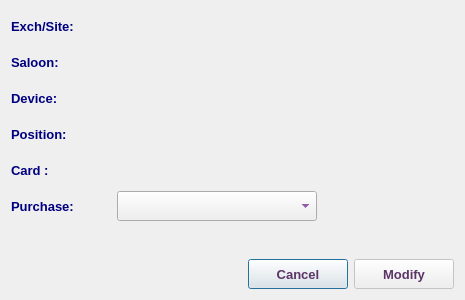
<?xml version="1.0" encoding="UTF-8"?>
<ui version="4.0">
 <class>EditCardPurchaseDialog</class>
 <widget class="QDialog" name="EditCardPurchaseDialog">
  <property name="windowModality">
   <enum>Qt::NonModal</enum>
  </property>
  <property name="geometry">
   <rect>
    <x>0</x>
    <y>0</y>
    <width>465</width>
    <height>300</height>
   </rect>
  </property>
  <property name="sizePolicy">
   <sizepolicy hsizetype="Fixed" vsizetype="Fixed">
    <horstretch>0</horstretch>
    <verstretch>0</verstretch>
   </sizepolicy>
  </property>
  <property name="minimumSize">
   <size>
    <width>465</width>
    <height>300</height>
   </size>
  </property>
  <property name="maximumSize">
   <size>
    <width>466</width>
    <height>301</height>
   </size>
  </property>
  <property name="font">
   <font>
    <family>Tahoma</family>
    <pointsize>10</pointsize>
   </font>
  </property>
  <property name="windowTitle">
   <string>Edit Card Purchase</string>
  </property>
  <property name="windowIcon">
   <iconset resource="../../../../image.qrc">
    <normaloff>:/Image/purchase.png</normaloff>:/Image/purchase.png</iconset>
  </property>
  <layout class="QVBoxLayout" name="verticalLayout">
   <item>
    <layout class="QHBoxLayout" name="horizontalLayout_7">
     <item>
      <widget class="QLabel" name="label_6">
       <property name="minimumSize">
        <size>
         <width>100</width>
         <height>30</height>
        </size>
       </property>
       <property name="maximumSize">
        <size>
         <width>100</width>
         <height>30</height>
        </size>
       </property>
       <property name="font">
        <font>
         <family>Tahoma</family>
         <pointsize>10</pointsize>
         <weight>75</weight>
         <bold>true</bold>
        </font>
       </property>
       <property name="styleSheet">
        <string notr="true">color: rgb(0, 0, 127);</string>
       </property>
       <property name="text">
        <string>Exch/Site:</string>
       </property>
      </widget>
     </item>
     <item>
      <widget class="QLabel" name="abbrLbl">
       <property name="sizePolicy">
        <sizepolicy hsizetype="Expanding" vsizetype="Preferred">
         <horstretch>0</horstretch>
         <verstretch>0</verstretch>
        </sizepolicy>
       </property>
       <property name="minimumSize">
        <size>
         <width>320</width>
         <height>30</height>
        </size>
       </property>
       <property name="maximumSize">
        <size>
         <width>500</width>
         <height>30</height>
        </size>
       </property>
       <property name="font">
        <font>
         <family>Tahoma</family>
         <pointsize>10</pointsize>
         <weight>75</weight>
         <bold>true</bold>
        </font>
       </property>
       <property name="styleSheet">
        <string notr="true">color: rgb(85, 0, 127);</string>
       </property>
       <property name="text">
        <string/>
       </property>
       <property name="alignment">
        <set>Qt::AlignLeading|Qt::AlignLeft|Qt::AlignVCenter</set>
       </property>
       <property name="wordWrap">
        <bool>true</bool>
       </property>
      </widget>
     </item>
    </layout>
   </item>
   <item>
    <layout class="QHBoxLayout" name="horizontalLayout_6">
     <item>
      <widget class="QLabel" name="label_5">
       <property name="minimumSize">
        <size>
         <width>100</width>
         <height>30</height>
        </size>
       </property>
       <property name="maximumSize">
        <size>
         <width>100</width>
         <height>30</height>
        </size>
       </property>
       <property name="font">
        <font>
         <family>Tahoma</family>
         <pointsize>10</pointsize>
         <weight>75</weight>
         <bold>true</bold>
        </font>
       </property>
       <property name="styleSheet">
        <string notr="true">color: rgb(0, 0, 127);</string>
       </property>
       <property name="text">
        <string>Saloon:</string>
       </property>
      </widget>
     </item>
     <item>
      <widget class="QLabel" name="saloonLbl">
       <property name="sizePolicy">
        <sizepolicy hsizetype="Expanding" vsizetype="Preferred">
         <horstretch>0</horstretch>
         <verstretch>0</verstretch>
        </sizepolicy>
       </property>
       <property name="minimumSize">
        <size>
         <width>320</width>
         <height>30</height>
        </size>
       </property>
       <property name="maximumSize">
        <size>
         <width>500</width>
         <height>30</height>
        </size>
       </property>
       <property name="font">
        <font>
         <family>Tahoma</family>
         <pointsize>10</pointsize>
         <weight>75</weight>
         <bold>true</bold>
        </font>
       </property>
       <property name="styleSheet">
        <string notr="true">color: rgb(85, 0, 127);</string>
       </property>
       <property name="text">
        <string/>
       </property>
       <property name="alignment">
        <set>Qt::AlignLeading|Qt::AlignLeft|Qt::AlignVCenter</set>
       </property>
       <property name="wordWrap">
        <bool>true</bool>
       </property>
      </widget>
     </item>
    </layout>
   </item>
   <item>
    <layout class="QHBoxLayout" name="horizontalLayout_3">
     <item>
      <widget class="QLabel" name="label_3">
       <property name="minimumSize">
        <size>
         <width>100</width>
         <height>30</height>
        </size>
       </property>
       <property name="maximumSize">
        <size>
         <width>100</width>
         <height>30</height>
        </size>
       </property>
       <property name="font">
        <font>
         <family>Tahoma</family>
         <pointsize>10</pointsize>
         <weight>75</weight>
         <bold>true</bold>
        </font>
       </property>
       <property name="styleSheet">
        <string notr="true">color: rgb(0, 0, 127);</string>
       </property>
       <property name="text">
        <string>Device:</string>
       </property>
      </widget>
     </item>
     <item>
      <widget class="QLabel" name="deviceLbl">
       <property name="sizePolicy">
        <sizepolicy hsizetype="Expanding" vsizetype="Preferred">
         <horstretch>0</horstretch>
         <verstretch>0</verstretch>
        </sizepolicy>
       </property>
       <property name="minimumSize">
        <size>
         <width>320</width>
         <height>30</height>
        </size>
       </property>
       <property name="maximumSize">
        <size>
         <width>500</width>
         <height>30</height>
        </size>
       </property>
       <property name="font">
        <font>
         <family>Tahoma</family>
         <pointsize>10</pointsize>
         <weight>75</weight>
         <bold>true</bold>
        </font>
       </property>
       <property name="styleSheet">
        <string notr="true">color: rgb(85, 0, 127);</string>
       </property>
       <property name="text">
        <string/>
       </property>
       <property name="wordWrap">
        <bool>true</bool>
       </property>
      </widget>
     </item>
    </layout>
   </item>
   <item>
    <widget class="QFrame" name="frame">
     <property name="font">
      <font>
       <family>Tahoma</family>
       <pointsize>10</pointsize>
      </font>
     </property>
     <property name="frameShape">
      <enum>QFrame::NoFrame</enum>
     </property>
     <property name="frameShadow">
      <enum>QFrame::Plain</enum>
     </property>
     <property name="lineWidth">
      <number>0</number>
     </property>
     <layout class="QVBoxLayout" name="verticalLayout_2">
      <property name="leftMargin">
       <number>0</number>
      </property>
      <property name="topMargin">
       <number>0</number>
      </property>
      <property name="rightMargin">
       <number>0</number>
      </property>
      <property name="bottomMargin">
       <number>0</number>
      </property>
      <item>
       <layout class="QHBoxLayout" name="horizontalLayout_8">
        <item>
         <widget class="QLabel" name="label_7">
          <property name="minimumSize">
           <size>
            <width>100</width>
            <height>30</height>
           </size>
          </property>
          <property name="maximumSize">
           <size>
            <width>100</width>
            <height>30</height>
           </size>
          </property>
          <property name="font">
           <font>
            <family>Tahoma</family>
            <pointsize>10</pointsize>
            <weight>75</weight>
            <bold>true</bold>
           </font>
          </property>
          <property name="styleSheet">
           <string notr="true">color: rgb(0, 0, 127);</string>
          </property>
          <property name="text">
           <string>Position:</string>
          </property>
         </widget>
        </item>
        <item>
         <widget class="QLabel" name="positionLbl">
          <property name="sizePolicy">
           <sizepolicy hsizetype="Expanding" vsizetype="Preferred">
            <horstretch>0</horstretch>
            <verstretch>0</verstretch>
           </sizepolicy>
          </property>
          <property name="minimumSize">
           <size>
            <width>320</width>
            <height>30</height>
           </size>
          </property>
          <property name="maximumSize">
           <size>
            <width>500</width>
            <height>30</height>
           </size>
          </property>
          <property name="font">
           <font>
            <family>Tahoma</family>
            <pointsize>10</pointsize>
            <weight>75</weight>
            <bold>true</bold>
           </font>
          </property>
          <property name="styleSheet">
           <string notr="true">color: rgb(85, 0, 127);</string>
          </property>
          <property name="text">
           <string/>
          </property>
          <property name="wordWrap">
           <bool>true</bool>
          </property>
         </widget>
        </item>
       </layout>
      </item>
      <item>
       <layout class="QHBoxLayout" name="horizontalLayout_5">
        <item>
         <widget class="QLabel" name="label_4">
          <property name="minimumSize">
           <size>
            <width>100</width>
            <height>30</height>
           </size>
          </property>
          <property name="maximumSize">
           <size>
            <width>100</width>
            <height>30</height>
           </size>
          </property>
          <property name="font">
           <font>
            <family>Tahoma</family>
            <pointsize>10</pointsize>
            <weight>75</weight>
            <bold>true</bold>
           </font>
          </property>
          <property name="styleSheet">
           <string notr="true">color: rgb(0, 0, 127);</string>
          </property>
          <property name="text">
           <string>Card :</string>
          </property>
         </widget>
        </item>
        <item>
         <widget class="QLabel" name="cardLbl">
          <property name="sizePolicy">
           <sizepolicy hsizetype="Expanding" vsizetype="Preferred">
            <horstretch>0</horstretch>
            <verstretch>0</verstretch>
           </sizepolicy>
          </property>
          <property name="minimumSize">
           <size>
            <width>320</width>
            <height>30</height>
           </size>
          </property>
          <property name="maximumSize">
           <size>
            <width>500</width>
            <height>30</height>
           </size>
          </property>
          <property name="font">
           <font>
            <family>Tahoma</family>
            <pointsize>10</pointsize>
            <weight>75</weight>
            <bold>true</bold>
           </font>
          </property>
          <property name="styleSheet">
           <string notr="true">color: rgb(85, 0, 127);</string>
          </property>
          <property name="text">
           <string/>
          </property>
          <property name="wordWrap">
           <bool>true</bool>
          </property>
         </widget>
        </item>
       </layout>
      </item>
     </layout>
    </widget>
   </item>
   <item>
    <layout class="QHBoxLayout" name="horizontalLayout_9">
     <item>
      <widget class="QLabel" name="label_8">
       <property name="minimumSize">
        <size>
         <width>100</width>
         <height>30</height>
        </size>
       </property>
       <property name="maximumSize">
        <size>
         <width>100</width>
         <height>30</height>
        </size>
       </property>
       <property name="font">
        <font>
         <family>Tahoma</family>
         <pointsize>10</pointsize>
         <weight>75</weight>
         <bold>true</bold>
        </font>
       </property>
       <property name="styleSheet">
        <string notr="true">color: rgb(0, 0, 127);</string>
       </property>
       <property name="text">
        <string>Purchase:</string>
       </property>
      </widget>
     </item>
     <item>
      <widget class="QComboBox" name="purchaseCB">
       <property name="sizePolicy">
        <sizepolicy hsizetype="Expanding" vsizetype="Preferred">
         <horstretch>0</horstretch>
         <verstretch>0</verstretch>
        </sizepolicy>
       </property>
       <property name="minimumSize">
        <size>
         <width>200</width>
         <height>30</height>
        </size>
       </property>
       <property name="maximumSize">
        <size>
         <width>500</width>
         <height>30</height>
        </size>
       </property>
       <property name="font">
        <font>
         <family>Tahoma</family>
         <pointsize>10</pointsize>
         <weight>75</weight>
         <bold>true</bold>
        </font>
       </property>
       <property name="styleSheet">
        <string notr="true">color: rgb(85, 0, 127);</string>
       </property>
      </widget>
     </item>
     <item>
      <spacer name="horizontalSpacer_2">
       <property name="orientation">
        <enum>Qt::Horizontal</enum>
       </property>
       <property name="sizeHint" stdset="0">
        <size>
         <width>40</width>
         <height>20</height>
        </size>
       </property>
      </spacer>
     </item>
    </layout>
   </item>
   <item>
    <spacer name="verticalSpacer">
     <property name="font">
      <font>
       <family>Tahoma</family>
       <pointsize>10</pointsize>
      </font>
     </property>
     <property name="orientation">
      <enum>Qt::Vertical</enum>
     </property>
     <property name="sizeHint" stdset="0">
      <size>
       <width>20</width>
       <height>31</height>
      </size>
     </property>
    </spacer>
   </item>
   <item>
    <layout class="QHBoxLayout" name="horizontalLayout_4">
     <item>
      <spacer name="horizontalSpacer">
       <property name="font">
        <font>
         <family>Tahoma</family>
         <pointsize>10</pointsize>
        </font>
       </property>
       <property name="orientation">
        <enum>Qt::Horizontal</enum>
       </property>
       <property name="sizeHint" stdset="0">
        <size>
         <width>40</width>
         <height>20</height>
        </size>
       </property>
      </spacer>
     </item>
     <item>
      <widget class="QPushButton" name="cancelBtn">
       <property name="sizePolicy">
        <sizepolicy hsizetype="Preferred" vsizetype="Preferred">
         <horstretch>0</horstretch>
         <verstretch>0</verstretch>
        </sizepolicy>
       </property>
       <property name="minimumSize">
        <size>
         <width>100</width>
         <height>30</height>
        </size>
       </property>
       <property name="maximumSize">
        <size>
         <width>200</width>
         <height>30</height>
        </size>
       </property>
       <property name="font">
        <font>
         <family>Tahoma</family>
         <pointsize>10</pointsize>
         <weight>75</weight>
         <bold>true</bold>
        </font>
       </property>
       <property name="styleSheet">
        <string notr="true">color: rgb(92, 53, 102);</string>
       </property>
       <property name="text">
        <string>Cancel</string>
       </property>
      </widget>
     </item>
     <item>
      <widget class="QPushButton" name="okBtn">
       <property name="enabled">
        <bool>false</bool>
       </property>
       <property name="sizePolicy">
        <sizepolicy hsizetype="Preferred" vsizetype="Preferred">
         <horstretch>0</horstretch>
         <verstretch>0</verstretch>
        </sizepolicy>
       </property>
       <property name="minimumSize">
        <size>
         <width>100</width>
         <height>30</height>
        </size>
       </property>
       <property name="maximumSize">
        <size>
         <width>200</width>
         <height>30</height>
        </size>
       </property>
       <property name="font">
        <font>
         <family>Tahoma</family>
         <pointsize>10</pointsize>
         <weight>75</weight>
         <bold>true</bold>
        </font>
       </property>
       <property name="styleSheet">
        <string notr="true">color: rgb(92, 53, 102);</string>
       </property>
       <property name="text">
        <string>Modify</string>
       </property>
       <property name="icon">
        <iconset resource="../../../../image.qrc">
         <normaloff>:/Image/edit.png</normaloff>:/Image/edit.png</iconset>
       </property>
       <property name="iconSize">
        <size>
         <width>20</width>
         <height>20</height>
        </size>
       </property>
      </widget>
     </item>
    </layout>
   </item>
  </layout>
 </widget>
 <tabstops>
  <tabstop>purchaseCB</tabstop>
  <tabstop>okBtn</tabstop>
  <tabstop>cancelBtn</tabstop>
 </tabstops>
 <resources>
  <include location="../../../../image.qrc"/>
 </resources>
 <connections/>
</ui>
